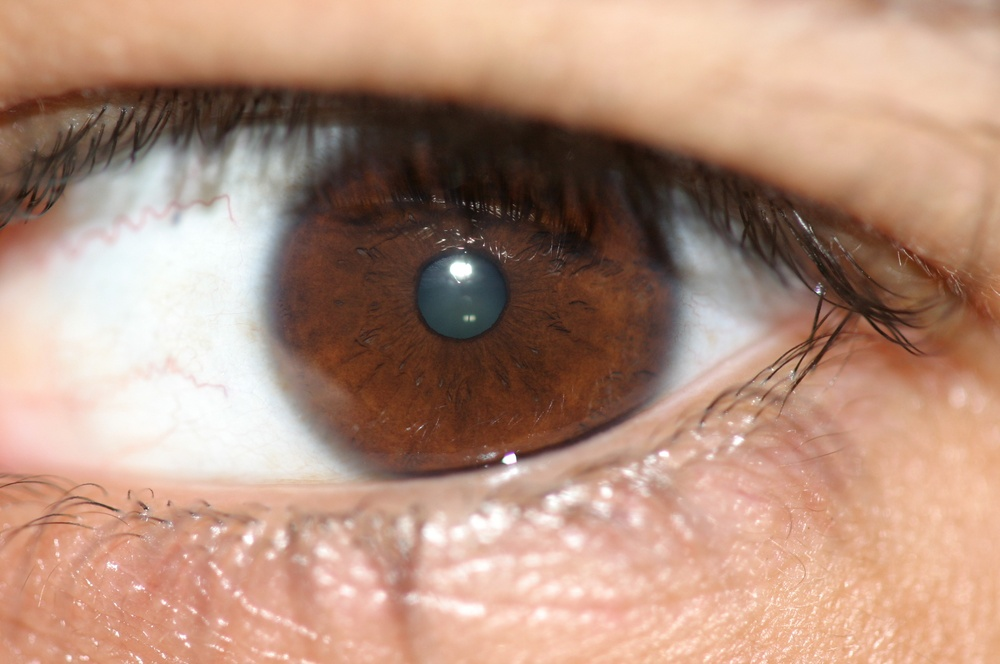
#> input picture P/input/RGB/001/IMG_001_L_1.JPG, 1000 x 664 px, shrunk from 2048 x 1360 before the run
$ python -i fct.py   (imports and definitions only)   (older library calls are emulated)
#> lines starting #> are read from the running program, lines starting #| are printed output that depends on the picture; after the words box and inside, x2 and y2 are one past the last pixel; in counts of white or black regions, pixels touching at a corner belong together
# encoding: utf-8

"""Image processing library.

    author: Pierre-Victor Chaumier <chaumierpv@gmail.com>

    Python Version : 3.4.2

    Required libraries :
        - Pillow        v2.9.0
        - scipy         v0.16.0
        - numpy         v1.9.2
        - matplotlib    v1.4.3

    RQ : in all the fonctions, we assume that the images are rectangular.

"""

import matplotlib.pyplot as plt
import numpy as np

from collections import Counter
from scipy import misc
from sklearn import cluster

from skimage.measure import label
from skimage.morphology import remove_small_objects, dilation, disk
from skimage.exposure import equalize_adapthist
from skimage.feature import canny

# Clean iris
from skimage.morphology import (convex_hull_image, binary_erosion,
                                dilation, erosion)

# Find center
from scipy.signal import convolve2d as conv2


## -------------------- General functions  -------------------

# [9 lines left out: function read_img, not called in this run]

def kmeans(img, n_clusters=10):
    """Kmeans clustering technique for b&w images."""

    np.random.seed(0)

    X = img.reshape((-1, 1))  # We need an (n_sample, n_feature) array
    k_means = cluster.KMeans(n_clusters=n_clusters, n_init=4)
    k_means.fit(X)
    values = k_means.cluster_centers_.squeeze()
    labels = k_means.labels_

    # create an array from labels and values
    img_compressed = np.choose(labels, values)
    img_compressed.shape = img.shape

    return img_compressed


## -------------------- Pupil detection  -------------------

# [128 lines left out: functions segment_lowest_cluster, cluster_mean, find_pupil, center, radius, not called in this run]


## -------------------- Iris detection  -------------------

def bin_image(img):

    it = np.copy(img)
    it_ad = equalize_adapthist(it)

    # Kmeans to label different area
    nb_clusters = 20
    itk = kmeans(it, nb_clusters)
    itk_ad = kmeans(it_ad, nb_clusters)

    # Keep only iris and pupil
    nb_clusters_to_keep = 7
    t_ad = list(set(itk_ad.flatten()))
    t_ad.sort()
    threshold = t_ad[nb_clusters_to_keep]
    ii_ad = itk_ad <= threshold
    ii_ad = dilation(erosion(ii_ad, disk(5)), disk(5))

    return ii_ad

# [32 lines left out: functions radius_iris, plot_iris_edge, not called in this run]

>>> import cv2
>>> picture = cv2.imread('input/RGB/001/IMG_001_L_1.JPG', cv2.IMREAD_GRAYSCALE)
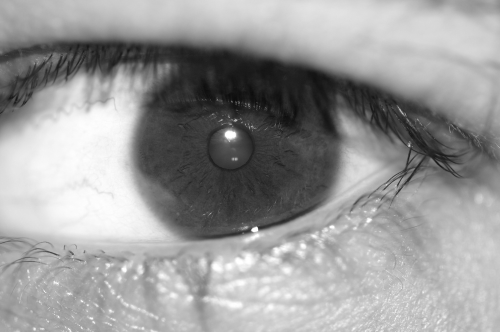
#> picture: shape (664, 1000) (shown at 1/2 size); min 11, max 255, mean 152.9
>>> result = bin_image(picture)
#> in bin_image, `it_ad = equalize_adapthist(it)`:
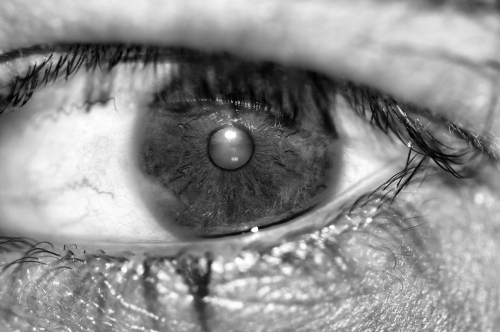
#> it_ad: shape (664, 1000) float64 (shown at 1/2 size); min 0, max 1, mean 0.559
#> in bin_image, `t_ad = list(set(itk_ad.flatten()))`: t_ad = [0.678, 0.721, 0.765, 0.813, 0.862, 0.914, 0.961, 0.634, 0.592, 0.55, 0.361, 0.065, 0.27, 0.314, 0.127, 0.506, 0.459, 0.227, 0.181, 0.41]
#> in bin_image, `threshold = t_ad[nb_clusters_to_keep]`: threshold = 0.41
#> in bin_image, `ii_ad = itk_ad <= threshold`:
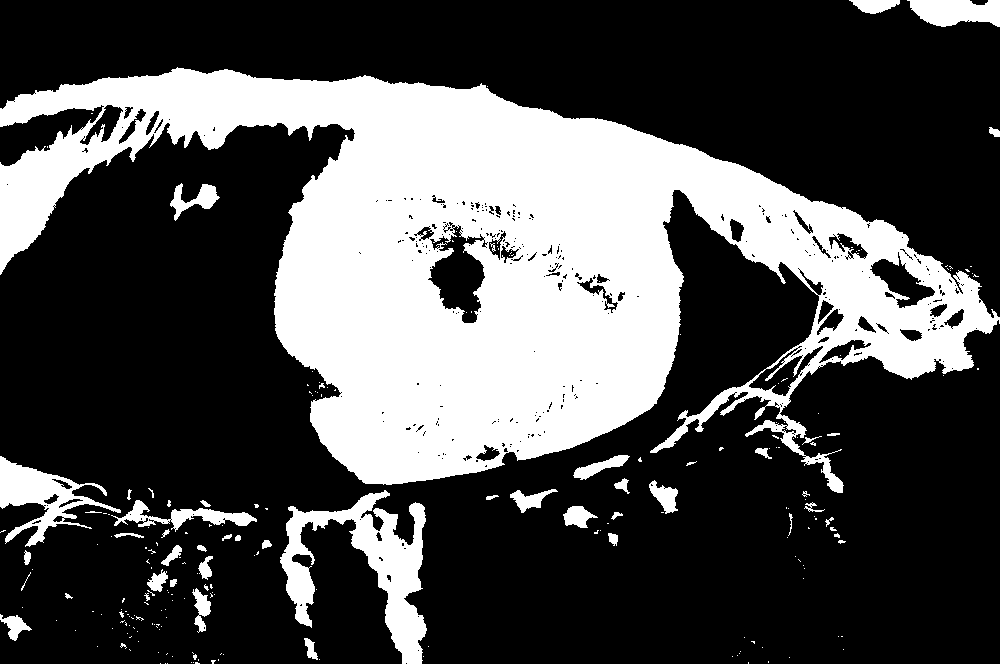
#> ii_ad: shape (664, 1000) bool; 30.7% white; 222 white regions (172 under 20 px), largest, box (x1, y1, x2, y2) and area: (0, 67, 1000, 493) 180618, (280, 490, 427, 664) 9208, (0, 456, 121, 547) 3751
#> in bin_image, `ii_ad = dilation(erosion(ii_ad, disk(5)), disk(5))`:
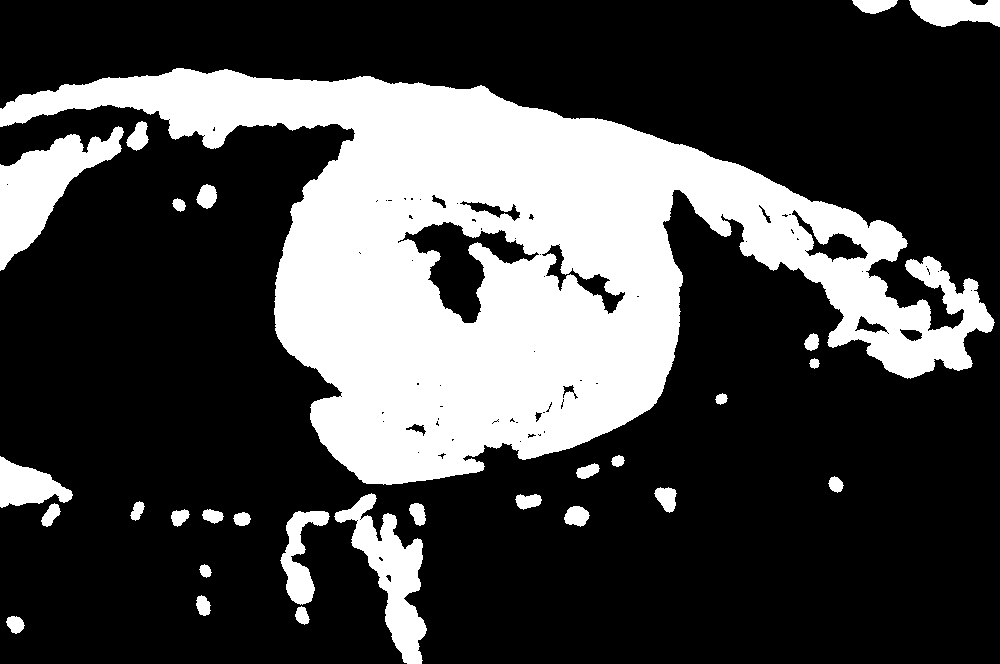
#> ii_ad: shape (664, 1000) bool; 28% white; 29 white regions, largest, box (x1, y1, x2, y2) and area: (0, 68, 995, 485) 161356, (0, 126, 124, 271) 7136, (334, 493, 427, 664) 5889

$ run again, on P/input/RGB/001/IMG_001_L_2.JPG
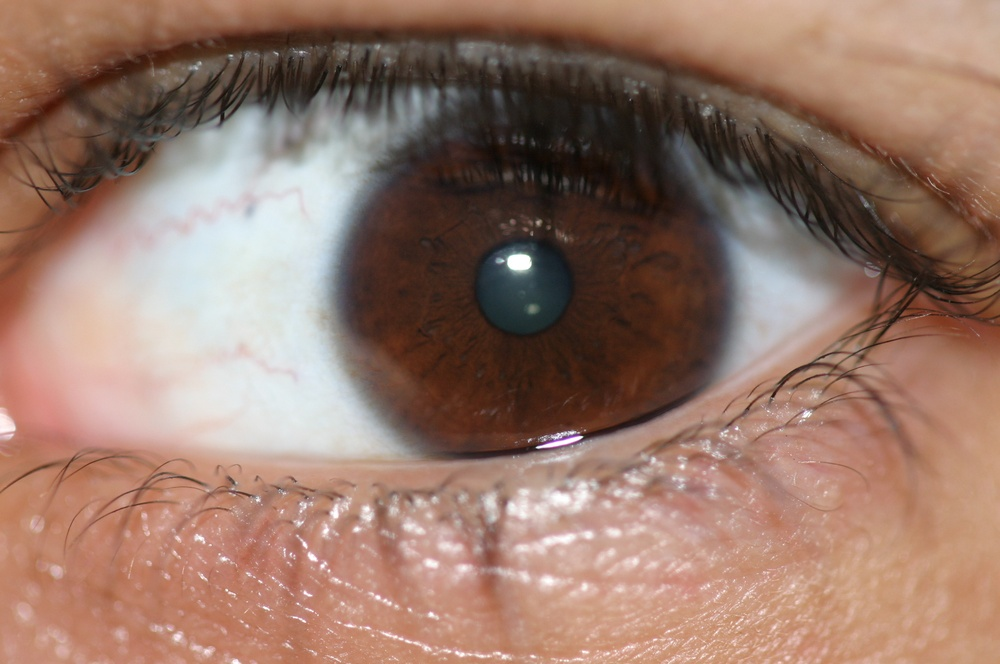
#> input picture P/input/RGB/001/IMG_001_L_2.JPG, 1000 x 664 px, shrunk from 2048 x 1360 before the run
#> in bin_image, `it_ad = equalize_adapthist(it)`:
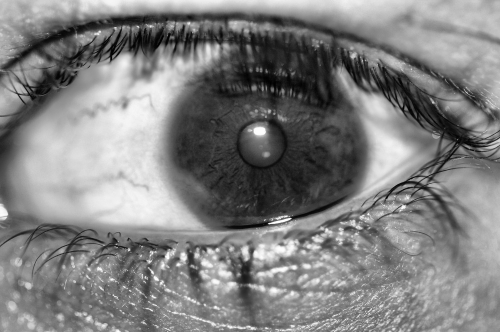
#> it_ad: shape (664, 1000) float64 (shown at 1/2 size); min 0, max 1, mean 0.502
#> t_ad = [0.786, 0.734, 0.937, 0.839, 0.887, 0.686, 0.64, 0.596, 0.554, 0.515, 0.439, 0.214, 0.262, 0.167, 0.311, 0.055, 0.116, 0.477, 0.4, 0.358]
#> threshold = 0.4
#> in bin_image, `ii_ad = dilation(erosion(ii_ad, disk(5)), disk(5))`:
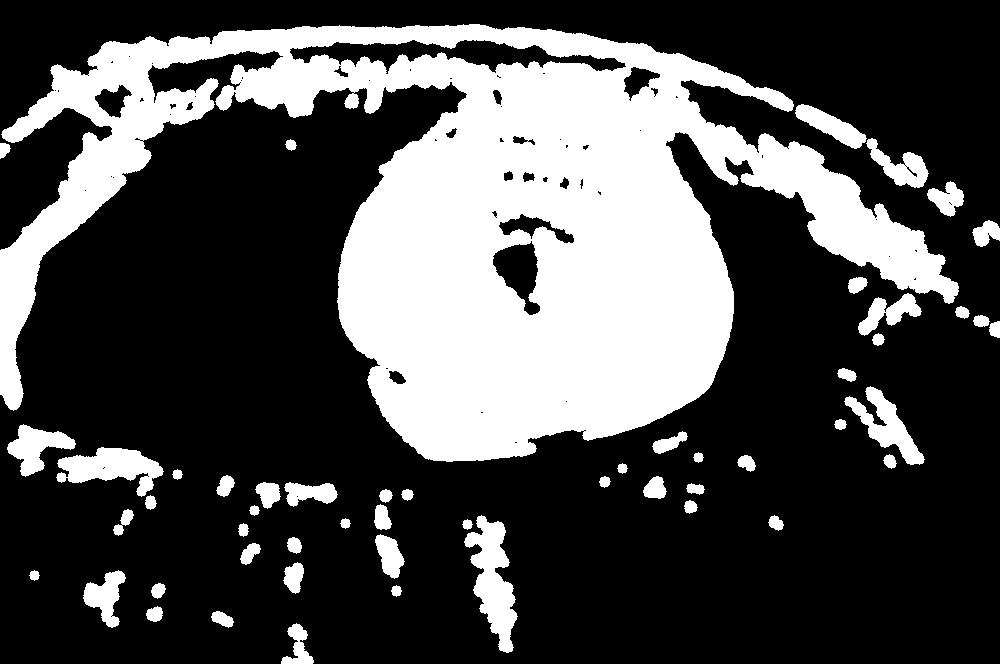
#> ii_ad: shape (664, 1000) bool; 30.2% white; 53 white regions, largest, box (x1, y1, x2, y2) and area: (0, 24, 959, 462) 174611, (464, 515, 518, 653) 3607, (56, 447, 164, 497) 2801

$ run again, on P/input/RGB/001/IMG_001_L_3.JPG
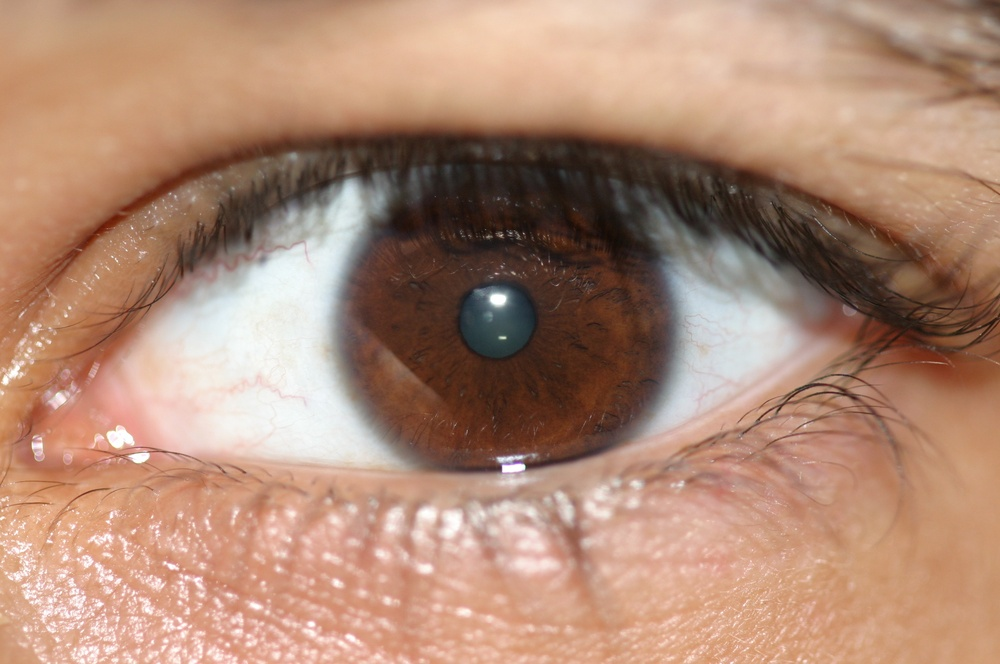
#> input picture P/input/RGB/001/IMG_001_L_3.JPG, 1000 x 664 px, shrunk from 2048 x 1360 before the run
#> in bin_image, `it_ad = equalize_adapthist(it)`:
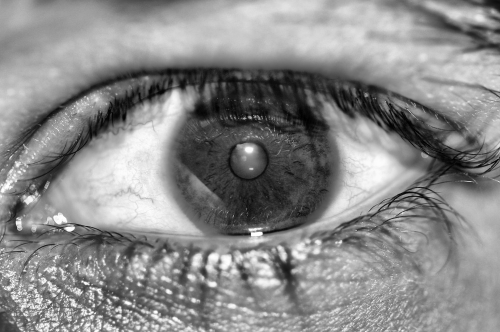
#> it_ad: shape (664, 1000) float64 (shown at 1/2 size); min 0, max 1, mean 0.539
#> t_ad = [0.595, 0.557, 0.67, 0.518, 0.631, 0.477, 0.434, 0.391, 0.346, 0.297, 0.708, 0.831, 0.134, 0.889, 0.192, 0.746, 0.245, 0.786, 0.952, 0.0667]
#> threshold = 0.434
#> in bin_image, `ii_ad = dilation(erosion(ii_ad, disk(5)), disk(5))`:
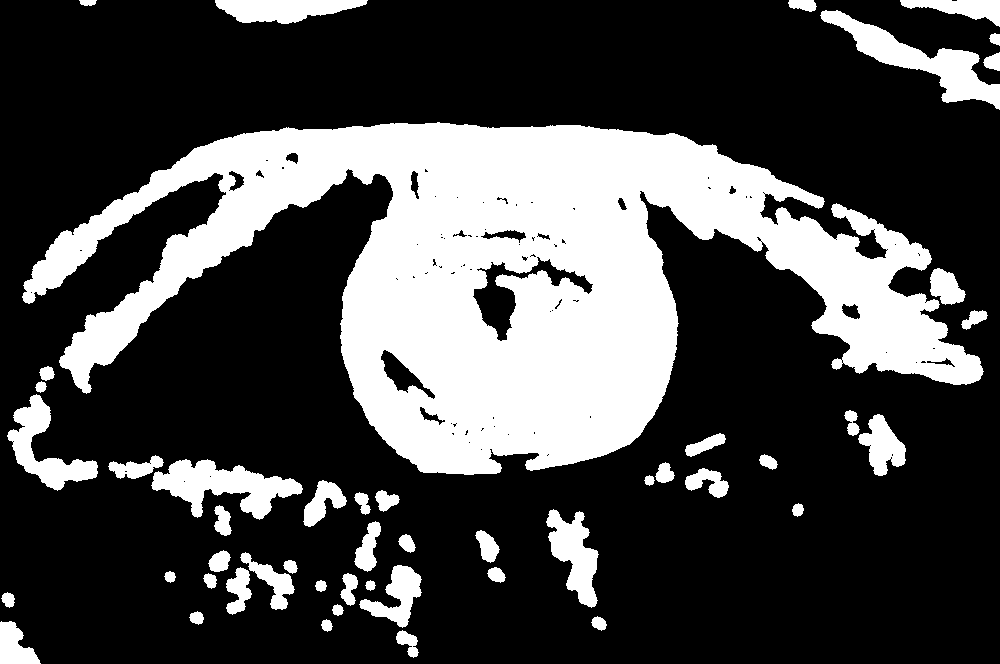
#> ii_ad: shape (664, 1000) bool; 27.9% white; 49 white regions, largest, box (x1, y1, x2, y2) and area: (22, 122, 984, 475) 149515, (820, 10, 1000, 110) 4935, (151, 459, 303, 520) 4440
